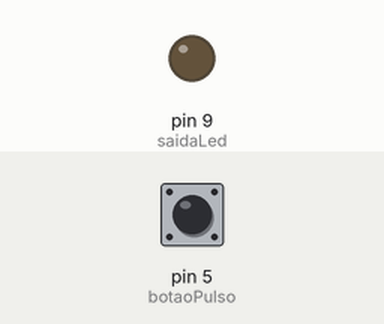
This sketch was run on a simulated Arduino Uno, built with avr-gcc and run on an emulated ATmega328P. On the bench: output pins drawn as LEDs (lit = HIGH). The test bench sets the inputs (shaded band); at power-on: pin 5 (botaoPulso) HIGH.

Above: at 1.2 s.
1.3 s: pin 5 (botaoPulso) pulled LOW for 0.15 s
At 2.6 s:
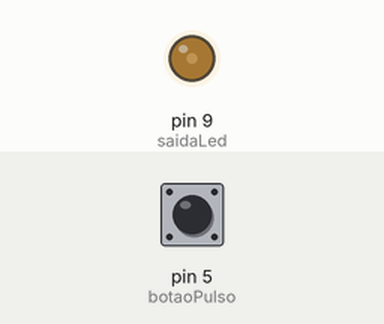
2.9 s: pin 5 (botaoPulso) pulled LOW for 1 s
At 4.0 s:
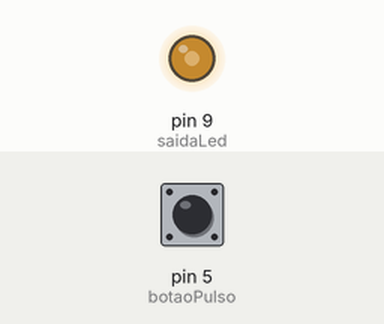
5.4 s: pin 5 (botaoPulso) pulled LOW for 0.15 s
At 5.8 s:
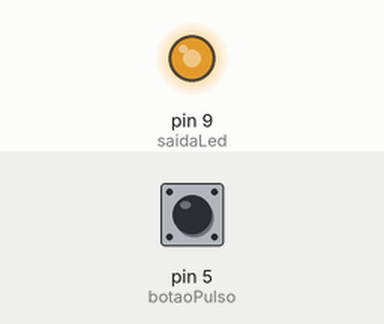
7.0 s: pin 5 (botaoPulso) pulled LOW for 3.2 s
At 8.2 s:
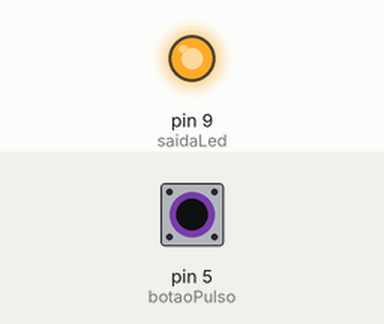
Timing chart, 0 to 10.0 s (numbered marks = the images above; inputs shaded):
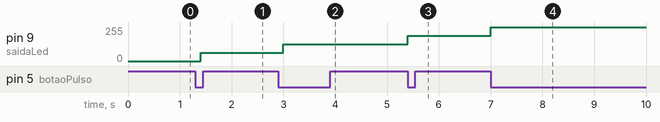

Measured:
- after the input at 1.3 s, pin 9 (saidaLed): 0/255 → 63/255 after 0.10 s
- after the input at 2.9 s, pin 9 (saidaLed): 63/255 → 127/255 after 0.10 s
- after the input at 5.4 s, pin 9 (saidaLed): 127/255 → 191/255 at once
- after the input at 7.0 s, pin 9 (saidaLed): 191/255 → 255/255 at once

The sketch:

Exericio4.ino
```cpp
#define botaoPulso 5
#define saidaLed   9

const long int intervalo = 200;
int tempoAtual = 0, tempoAnterior = 0;
int controleLed = 0;
long int saidaAnalogica = 0;
int tempoFiltroBotao = 0;
bool auxPulso = 0;

void setup() {
  // put your setup code here, to run once:
  pinMode(botaoPulso, INPUT_PULLUP);
  pinMode(saidaLed, OUTPUT);
  Serial.begin(9600);
}

void loop() {
  // put your main code here, to run repeatedly:
 tempoAtual = millis(); // Obtém o tempo atual

  if (tempoAtual - tempoAnterior >= intervalo) {
    tempoAnterior = tempoAtual; // Salva o último momento em que o LED piscou
    tempoFiltroBotao = 1;       // Tempo de 200ms de intervalo para o botão
  }

  if ((!digitalRead(botaoPulso)) && (!auxPulso) && (tempoFiltroBotao)){  //se pressionar o botão, ainda não foi pressionado e não deu o tempo
    controleLed = controleLed+25; //incrementa o controle do led
    if (controleLed>100){
      controleLed = 0;
    }
    auxPulso = 1;  //intretavamento do pulso do botão
  }
  else if (digitalRead(botaoPulso)){  //se soltar o botão fica zerando as variáveis
    auxPulso = 0;
    tempoFiltroBotao = 0;
  }

  saidaAnalogica = (controleLed*255)/100;
  analogWrite(saidaLed, saidaAnalogica);

 /* Serial.print("Controle LED: ");
  Serial.println(controleLed);
  Serial.print("Aux Pulso: ");
  Serial.println(auxPulso);*/
}
```
